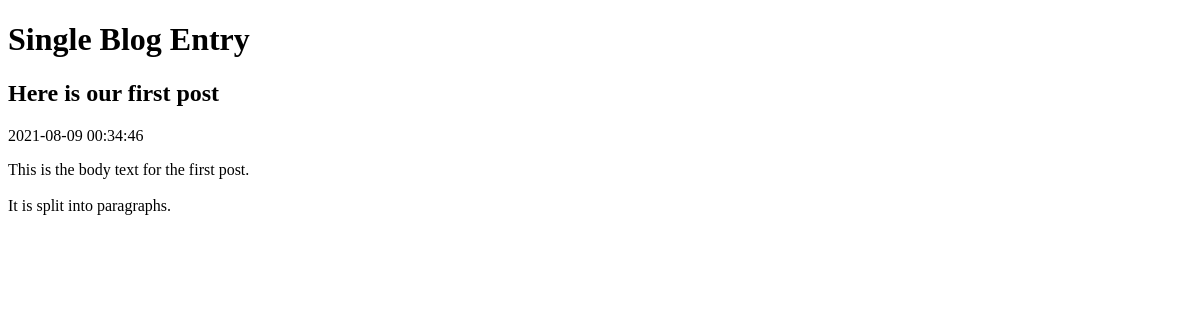
/back_files/view-post-1.php, run on an earlier commit of the app's database.
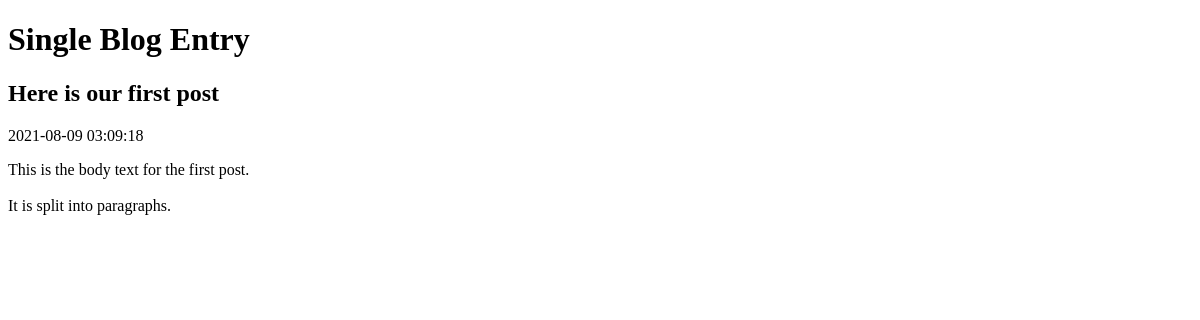
And on a later commit of the database.
### tables this page shows
CREATE TABLE post(
    id integer primary key autoincrement not null,
    title text not null,
    body text not null,
    user_id integer not null,
    created_at date not null,
    updated_at date,
    foreign key (user_id) references user(id)
);

### back_files/view-post-1.php (the view, shortened to what this page needs)
<?php
$root = realpath(__DIR__);
$database = $root . '/data/data.sqlite' ;
$dsn = 'sqlite:' . $database;
$pdo = new PDO($dsn);
$stmt = $pdo -> prepare(
    'select title, created_at , body
    from post
    where id=:id'
);
$result = $stmt-> execute(
    array('id' => 1, )
);
$row = $stmt-> fetch(PDO::FETCH_ASSOC);
?>
<!doctype html>
<html lang="en">
<head>
</head>
<body>
    <h1> Single Blog Entry </h1>
    <h2>
        <?php echo htmlspecialchars($row['title'],ENT_HTML5, 'UTF-8') ?>
      </h2>
      <div>
        <?php echo $row['created_at'] ?>
      </div>
      <p>
        <?php echo nl2br( htmlspecialchars($row['body'], ENT_HTML5, 'UTF-8') )?>
      </p>
</body>
</html>

What changed in the data, as far as the page shows it:
changed post "Here is our first post": created_at "2021-08-09 00:34:46" → "2021-08-09 03:09:18"
